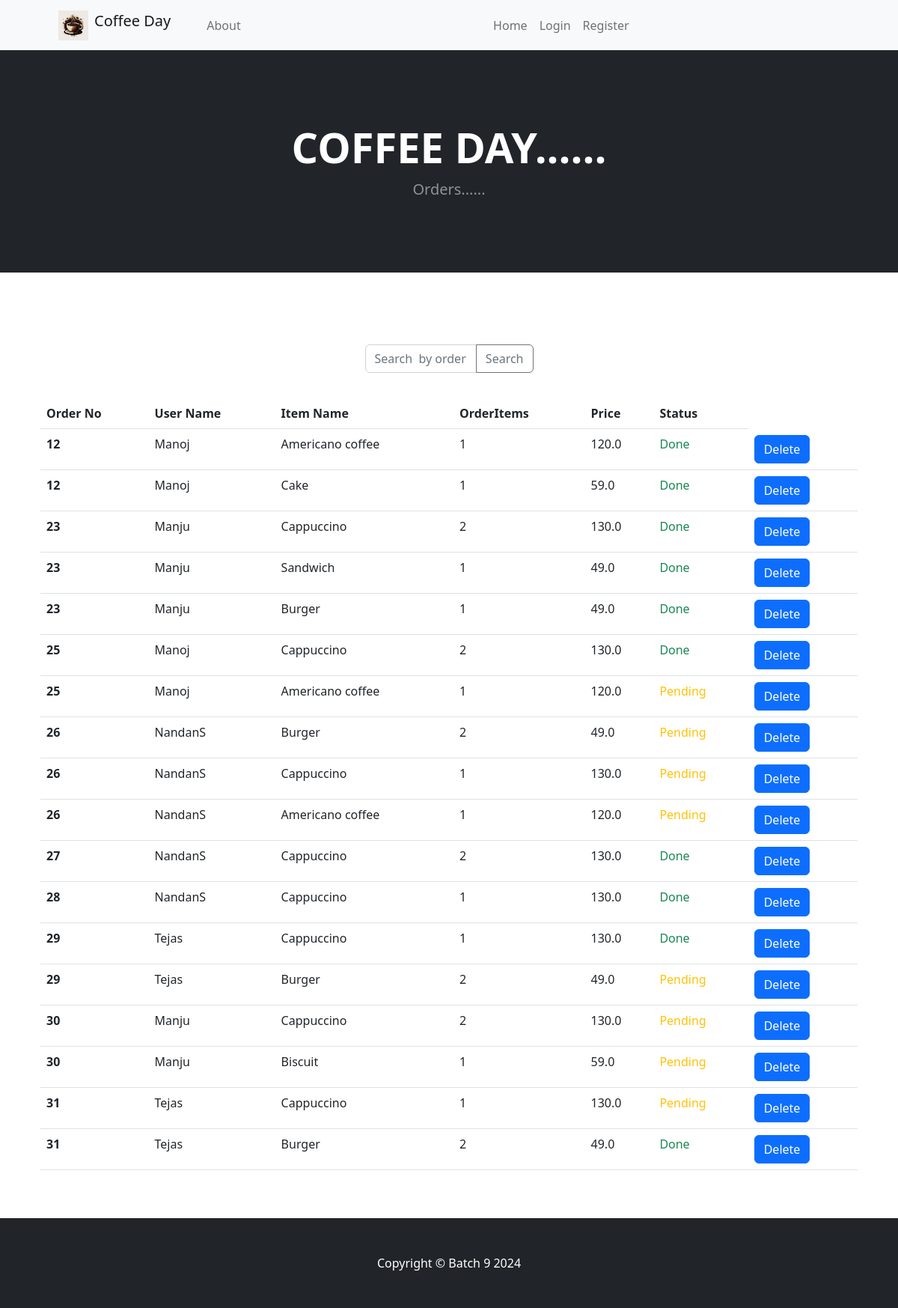
The app's page /item_orders/ with its own data.
### app/models.py (models this page shows, shortened)
class Order(models.Model):
    user = models.ForeignKey(User, on_delete=models.CASCADE)
    items = models.ManyToManyField(coffeemenu, through='OrderItem')
    total_price = models.FloatField(default=0)
    created_at = models.DateTimeField(auto_now_add=True)
    paid = models.BooleanField(default=False)

class User(AbstractUser):
    is_admin=models.BooleanField('Is admin',default=False)
    is_customer = models.BooleanField('Is customer',default=True)
    is_employee = models.BooleanField('Is employee',default=False)

class OrderItem(models.Model):
    order = models.ForeignKey(Order, on_delete=models.CASCADE)
    product = models.ForeignKey(coffeemenu, on_delete=models.CASCADE)
    quantity = models.PositiveIntegerField(default=1)
    status = models.BooleanField(default=False)

class coffeemenu(models.Model):
    name = models.CharField(max_length=100)
    price=models.FloatField(default=0)
    description=models.CharField(max_length=100,default='')
    image=models.ImageField(upload_to='uploads/products/')
    available=models.BooleanField(default=True)

### app/views.py (the view)
# urls.py: path('item_orders/',item_orders,name="item_orders"),
def item_orders(request):
    items = OrderItem.objects.all()
    order=Order.objects.all()
    return render(request, 'item_orders.html', {'items':items, 'orders':order})

### app/templates/item_orders.html
{% extends "base.html" %}
{% block contant %}
<body>
    {% include "navbar.html" %}
    <header class="bg-dark py-5">
        <div class="container px-4 px-lg-5 my-5">
            <div class="text-center text-white">
                <h1 class="display-4 fw-bolder">COFFEE DAY......</h1>
                <p class="lead fw-normal text-white-50 mb-0">Orders...... </p>
            </div>
        </div>
    </header>
        <section class="py-5">
            <div class="container px-4 px-lg-5 mt-5">
                <div class="row gx-4 gx-lg-5 row-cols-2 row-cols-md-3 row-cols-xl-4 justify-content-center">
                    <form action="{% url 'search_orders' %}" method="get" class="navbar-form">
                        <div class="input-group">
                            <input type="text" class="form-control" placeholder="Search  by order Id..." name="q">
                            <button type="submit" class="btn btn-outline-secondary">Search</button>
                        </div>
                    </form>
                    <br><br>
                    <br>
                    <table class="table">
                        <thead>
                          <tr>
                            <th scope="col">Order No</th>
                            <th scope="col">User Name</th>
                            <th scope="col">Item Name</th>
                            <th scope="col">OrderItems</th>
                            <th scope="col">Price</th>
                            <th scope="col">Status</th>
                          </tr>
                        </thead>
                        <tbody>
                            {% for order in orders %}
                            {% for order_item in order.orderitem_set.all %}
                                <tr>
                                    <th scope="row">{{ order.id }}</th>
                                    <td>{{ order.user.username }}</td>
                                    <td>{{ order_item.product.name }}</td>
                                    <td>{{ order_item.quantity }}</td>
                                    <td>{{ order_item.product.price }}</td>
                                    <td>
                                        {% if order_item.status %}
                                            <span class="text-success">Done</span>
                                        {% else %}
                                            <span class="text-warning">Pending</span>
                                        {% endif %}
                                    </td>
                                    <td>
                                        <a class="btn btn-primary" href="{% url 'delete_order' order.id %}">Delete</a>
                                    </td>
                                </tr>
                            {% endfor %}
                        {% endfor %}
                        </tbody>
                      </table>
                   </div>
        </section>
  <body>
    {% endblock %}

### records on screen
Order: id "12", user.username "Manoj"
OrderItem: product.name "Americano coffee", quantity "1", product.price "120.0", status "Done"
OrderItem: product.name "Cake", quantity "1", product.price "59.0", status "Done"
Order: id "23", user.username "Manju"
OrderItem: product.name "Cappuccino", quantity "2", product.price "130.0", status "Done"
OrderItem: product.name "Sandwich", quantity "1", product.price "49.0", status "Done"
OrderItem: product.name "Burger", quantity "1", product.price "49.0", status "Done"
Order: id "25", user.username "Manoj"
OrderItem: product.name "Cappuccino", quantity "2", product.price "130.0", status "Done"
OrderItem: product.name "Americano coffee", quantity "1", product.price "120.0", status "Pending"
Order: id "26", user.username "NandanS"
OrderItem: product.name "Burger", quantity "2", product.price "49.0", status "Pending"
OrderItem: product.name "Cappuccino", quantity "1", product.price "130.0", status "Pending"
OrderItem: product.name "Americano coffee", quantity "1", product.price "120.0", status "Pending"
Order: id "27", user.username "NandanS"
OrderItem: product.name "Cappuccino", quantity "2", product.price "130.0", status "Done"
Order: id "28", user.username "NandanS"
OrderItem: product.name "Cappuccino", quantity "1", product.price "130.0", status "Done"
Order: id "29", user.username "Tejas"
OrderItem: product.name "Cappuccino", quantity "1", product.price "130.0", status "Done"
OrderItem: product.name "Burger", quantity "2", product.price "49.0", status "Pending"
Order: id "30", user.username "Manju"
OrderItem: product.name "Cappuccino", quantity "2", product.price "130.0", status "Pending"
OrderItem: product.name "Biscuit", quantity "1", product.price "59.0", status "Pending"
Order: id "31", user.username "Tejas"
OrderItem: product.name "Cappuccino", quantity "1", product.price "130.0", status "Pending"
OrderItem: product.name "Burger", quantity "2", product.price "49.0", status "Done"
